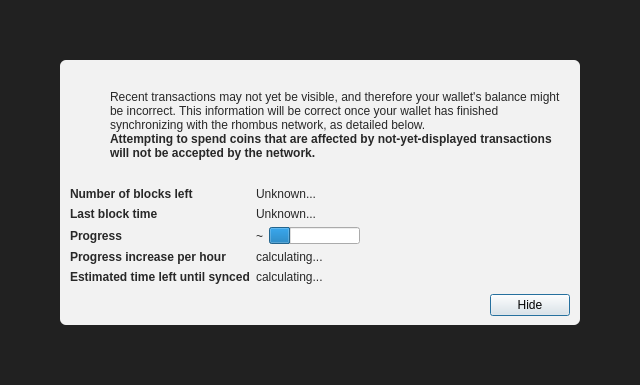
<?xml version="1.0" encoding="UTF-8"?>
<ui version="4.0">
 <class>ModalOverlay</class>
 <widget class="QWidget" name="ModalOverlay">
  <property name="geometry">
   <rect>
    <x>0</x>
    <y>0</y>
    <width>640</width>
    <height>385</height>
   </rect>
  </property>
  <property name="windowTitle">
   <string>Form</string>
  </property>
  <layout class="QVBoxLayout" name="verticalLayout" stretch="0">
   <property name="sizeConstraint">
    <enum>QLayout::SetDefaultConstraint</enum>
   </property>
   <property name="leftMargin">
    <number>0</number>
   </property>
   <property name="topMargin">
    <number>0</number>
   </property>
   <property name="rightMargin">
    <number>0</number>
   </property>
   <property name="bottomMargin">
    <number>0</number>
   </property>
   <item>
    <widget class="QWidget" name="bgWidget" native="true">
     <property name="styleSheet">
      <string notr="true">#bgWidget { background: rgba(0,0,0,220); }</string>
     </property>
     <layout class="QVBoxLayout" name="verticalLayoutMain" stretch="1">
      <property name="leftMargin">
       <number>60</number>
      </property>
      <property name="topMargin">
       <number>60</number>
      </property>
      <property name="rightMargin">
       <number>60</number>
      </property>
      <property name="bottomMargin">
       <number>60</number>
      </property>
      <item>
       <widget class="QWidget" name="contentWidget" native="true">
        <property name="styleSheet">
         <string notr="true">#contentWidget { background: rgba(255,255,255,240); border-radius: 6px; }

QLabel { color: rgb(40,40,40);  }</string>
        </property>
        <layout class="QVBoxLayout" name="verticalLayoutSub" stretch="1,0,0,0">
         <property name="spacing">
          <number>0</number>
         </property>
         <property name="leftMargin">
          <number>10</number>
         </property>
         <property name="topMargin">
          <number>10</number>
         </property>
         <property name="rightMargin">
          <number>10</number>
         </property>
         <property name="bottomMargin">
          <number>10</number>
         </property>
         <item>
          <layout class="QHBoxLayout" name="horizontalLayoutIconText" stretch="0,1">
           <property name="topMargin">
            <number>20</number>
           </property>
           <item>
            <layout class="QVBoxLayout" name="verticalLayoutIcon">
             <property name="leftMargin">
              <number>0</number>
             </property>
             <item>
              <widget class="QPushButton" name="warningIcon">
               <property name="enabled">
                <bool>false</bool>
               </property>
               <property name="text">
                <string/>
               </property>
               <property name="icon">
                <iconset>
                 <normaloff>:/icons/warning</normaloff>
                 <disabledoff>:/icons/warning</disabledoff>:/icons/warning</iconset>
               </property>
               <property name="iconSize">
                <size>
                 <width>48</width>
                 <height>48</height>
                </size>
               </property>
               <property name="flat">
                <bool>true</bool>
               </property>
              </widget>
             </item>
             <item>
              <spacer name="verticalSpacerWarningIcon">
               <property name="orientation">
                <enum>Qt::Vertical</enum>
               </property>
               <property name="sizeHint" stdset="0">
                <size>
                 <width>20</width>
                 <height>40</height>
                </size>
               </property>
              </spacer>
             </item>
            </layout>
           </item>
           <item>
            <layout class="QVBoxLayout" name="verticalLayoutInfoText">
             <property name="leftMargin">
              <number>0</number>
             </property>
             <property name="topMargin">
              <number>0</number>
             </property>
             <item>
              <widget class="QLabel" name="infoText">
               <property name="text">
                <string>Recent transactions may not yet be visible, and therefore your wallet's balance might be incorrect. This information will be correct once your wallet has finished synchronizing with the rhombus network, as detailed below.</string>
               </property>
               <property name="textFormat">
                <enum>Qt::RichText</enum>
               </property>
               <property name="wordWrap">
                <bool>true</bool>
               </property>
              </widget>
             </item>
             <item>
              <widget class="QLabel" name="infoTextStrong">
               <property name="font">
                <font>
                 <weight>75</weight>
                 <bold>true</bold>
                </font>
               </property>
               <property name="text">
                <string>Attempting to spend coins that are affected by not-yet-displayed transactions will not be accepted by the network.</string>
               </property>
               <property name="textFormat">
                <enum>Qt::RichText</enum>
               </property>
               <property name="wordWrap">
                <bool>true</bool>
               </property>
              </widget>
             </item>
             <item>
              <spacer name="verticalSpacerInTextSpace">
               <property name="orientation">
                <enum>Qt::Vertical</enum>
               </property>
               <property name="sizeHint" stdset="0">
                <size>
                 <width>20</width>
                 <height>40</height>
                </size>
               </property>
              </spacer>
             </item>
            </layout>
           </item>
          </layout>
         </item>
         <item>
          <spacer name="verticalSpacerAfterText">
           <property name="orientation">
            <enum>Qt::Vertical</enum>
           </property>
           <property name="sizeHint" stdset="0">
            <size>
             <width>20</width>
             <height>40</height>
            </size>
           </property>
          </spacer>
         </item>
         <item>
          <layout class="QFormLayout" name="formLayout">
           <property name="fieldGrowthPolicy">
            <enum>QFormLayout::FieldsStayAtSizeHint</enum>
           </property>
           <property name="horizontalSpacing">
            <number>6</number>
           </property>
           <property name="verticalSpacing">
            <number>6</number>
           </property>
           <property name="topMargin">
            <number>10</number>
           </property>
           <item row="0" column="0">
            <widget class="QLabel" name="labelNumberOfBlocksLeft">
             <property name="font">
              <font>
               <weight>75</weight>
               <bold>true</bold>
              </font>
             </property>
             <property name="text">
              <string>Number of blocks left</string>
             </property>
            </widget>
           </item>
           <item row="0" column="1">
            <widget class="QLabel" name="numberOfBlocksLeft">
             <property name="text">
              <string>Unknown...</string>
             </property>
            </widget>
           </item>
           <item row="1" column="0">
            <widget class="QLabel" name="labelLastBlockTime">
             <property name="font">
              <font>
               <weight>75</weight>
               <bold>true</bold>
              </font>
             </property>
             <property name="text">
              <string>Last block time</string>
             </property>
            </widget>
           </item>
           <item row="1" column="1">
            <widget class="QLabel" name="newestBlockDate">
             <property name="sizePolicy">
              <sizepolicy hsizetype="Maximum" vsizetype="Preferred">
               <horstretch>0</horstretch>
               <verstretch>0</verstretch>
              </sizepolicy>
             </property>
             <property name="text">
              <string>Unknown...</string>
             </property>
            </widget>
           </item>
           <item row="2" column="0">
            <widget class="QLabel" name="labelSyncDone">
             <property name="font">
              <font>
               <weight>75</weight>
               <bold>true</bold>
              </font>
             </property>
             <property name="text">
              <string>Progress</string>
             </property>
            </widget>
           </item>
           <item row="2" column="1">
            <layout class="QHBoxLayout" name="horizontalLayoutSync" stretch="0,1">
             <item>
              <widget class="QLabel" name="percentageProgress">
               <property name="text">
                <string notr="true">~</string>
               </property>
              </widget>
             </item>
             <item>
              <widget class="QProgressBar" name="progressBar">
               <property name="value">
                <number>24</number>
               </property>
               <property name="format">
                <string/>
               </property>
              </widget>
             </item>
            </layout>
           </item>
           <item row="4" column="0">
            <widget class="QLabel" name="labelProgressIncrease">
             <property name="font">
              <font>
               <weight>75</weight>
               <bold>true</bold>
              </font>
             </property>
             <property name="text">
              <string>Progress increase per hour</string>
             </property>
            </widget>
           </item>
           <item row="4" column="1">
            <widget class="QLabel" name="progressIncreasePerH">
             <property name="text">
              <string>calculating...</string>
             </property>
            </widget>
           </item>
           <item row="5" column="0">
            <widget class="QLabel" name="labelEstimatedTimeLeft">
             <property name="font">
              <font>
               <weight>75</weight>
               <bold>true</bold>
              </font>
             </property>
             <property name="text">
              <string>Estimated time left until synced</string>
             </property>
            </widget>
           </item>
           <item row="5" column="1">
            <widget class="QLabel" name="expectedTimeLeft">
             <property name="text">
              <string>calculating...</string>
             </property>
            </widget>
           </item>
          </layout>
         </item>
         <item>
          <layout class="QHBoxLayout" name="horizontalLayoutButtons">
           <property name="leftMargin">
            <number>10</number>
           </property>
           <property name="topMargin">
            <number>10</number>
           </property>
           <item>
            <spacer name="horizontalSpacer">
             <property name="orientation">
              <enum>Qt::Horizontal</enum>
             </property>
             <property name="sizeHint" stdset="0">
              <size>
               <width>40</width>
               <height>20</height>
              </size>
             </property>
            </spacer>
           </item>
           <item>
            <widget class="QPushButton" name="closeButton">
             <property name="text">
              <string>Hide</string>
             </property>
             <property name="shortcut">
              <string>Esc</string>
             </property>
             <property name="focusPolicy">
              <enum>Qt::StrongFocus</enum>
             </property>
             <property name="default">
              <bool>true</bool>
             </property>
            </widget>
           </item>
          </layout>
         </item>
        </layout>
       </widget>
      </item>
     </layout>
    </widget>
   </item>
  </layout>
 </widget>
 <resources/>
 <connections/>
</ui>
